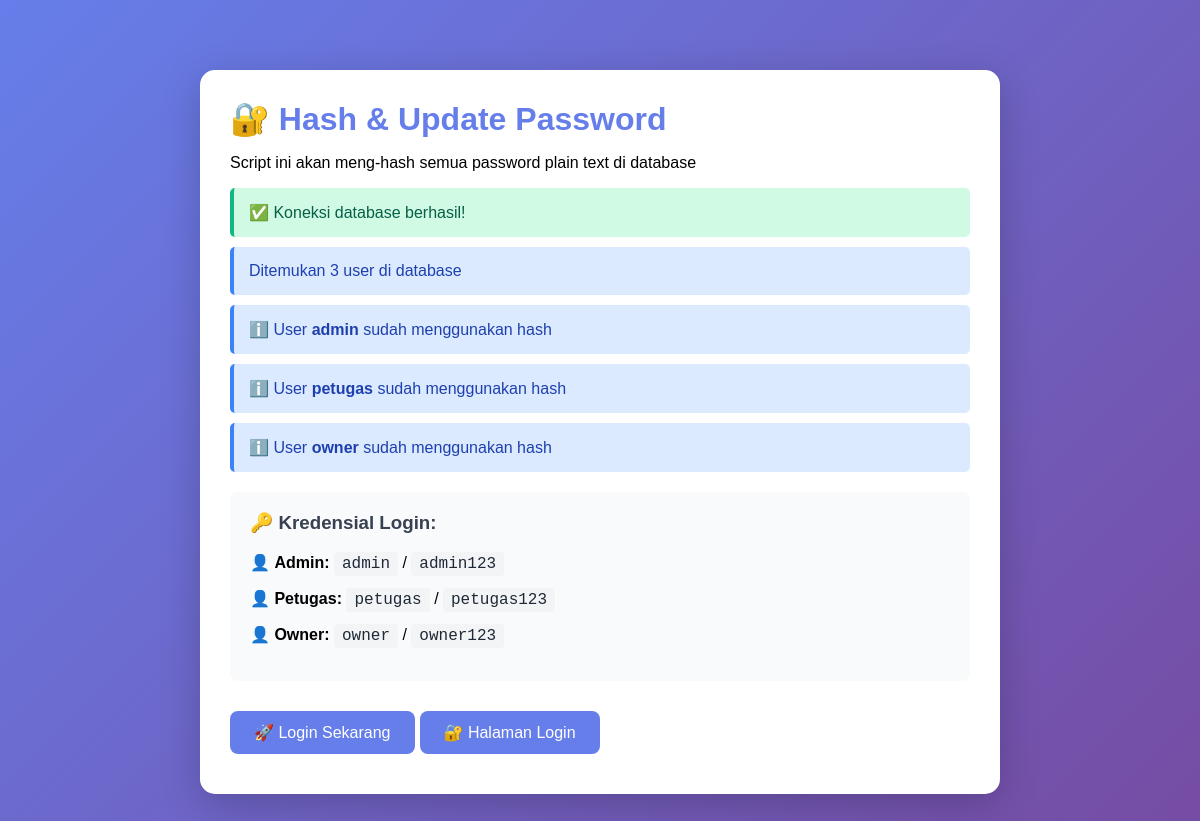
The app's page /hash_and_update.php with its own data.
### tables this page shows
CREATE TABLE `tb_user` (
  `id_user` int(11) NOT NULL AUTO_INCREMENT,
  `nama_lengkap` varchar(50) NOT NULL,
  `username` varchar(50) NOT NULL,
  `password` varchar(100) NOT NULL,
  `role` enum('admin','petugas','owner') NOT NULL,
  `status_aktif` tinyint(1) DEFAULT 1,
  `created_at` timestamp NULL DEFAULT CURRENT_TIMESTAMP,
  `updated_at` timestamp NULL DEFAULT CURRENT_TIMESTAMP ON UPDATE CURRENT_TIMESTAMP,
  PRIMARY KEY (`id_user`),
  UNIQUE KEY `username` (`username`)
);

### hash_and_update.php (the view, shortened to what this page needs)
<!DOCTYPE html>
<html lang="id">
<head>
</head>
<body>
    <div class="container">
        <h1>🔐 Hash & Update Password</h1>
        <p>Script ini akan meng-hash semua password plain text di database</p>
        <?php
        $host = "localhost";
        $db_name = "parkir_wisnu_db";
        $db_username = "root";
        $db_password = "";
        try {
            $conn = new PDO("mysql:host=$host;dbname=$db_name", $db_username, $db_password);
            $conn->setAttribute(PDO::ATTR_ERRMODE, PDO::ERRMODE_EXCEPTION);
            echo '<div class="success">✅ Koneksi database berhasil!</div>';
            $stmt = $conn->query("SELECT * FROM tb_user");
            $users = $stmt->fetchAll(PDO::FETCH_ASSOC);
            echo '<div class="info">Ditemukan ' . count($users) . ' user di database</div>';
            $updated = 0;
            foreach($users as $user) {
                if (substr($user['password'], 0, 4) !== '$2y$') {
                    $plain_password = $user['password'];
                    $hashed_password = password_hash($plain_password, PASSWORD_DEFAULT);
                    $update_stmt = $conn->prepare("UPDATE tb_user SET password = ? WHERE username = ?");
                    $update_stmt->execute([$hashed_password, $user['username']]);
                    echo '<div class="success">';
                    echo '✅ User <strong>' . $user['username'] . '</strong> berhasil di-hash!<br>';
                    echo 'Password: <code>' . $plain_password . '</code><br>';
                    echo 'Hash: <code>' . substr($hashed_password, 0, 40) . '...</code>';
                    echo '</div>';
                    $updated++;
                } else {
                    echo '<div class="info">';
                    echo 'ℹ️ User <strong>' . $user['username'] . '</strong> sudah menggunakan hash';
                    echo '</div>';
                }
            }
            echo '<div class="credentials">';
            echo '<h3>🔑 Kredensial Login:</h3>';
            $stmt = $conn->query("SELECT username, role FROM tb_user ORDER BY role");
            $all_users = $stmt->fetchAll(PDO::FETCH_ASSOC);
            foreach($all_users as $u) {
                $default_pass = $u['username'] . '123';
                echo '<p>👤 <strong>' . ucfirst($u['role']) . ':</strong> ';
                echo '<code>' . $u['username'] . '</code> / <code>' . $default_pass . '</code></p>';
            }
            echo '</div>';
            echo '<a href="index.php" class="btn">🚀 Login Sekarang</a>';
            echo '<a href="auth/login.php" class="btn">🔐 Halaman Login</a>';
        } catch(PDOException $e) {
            echo '<div class="error">❌ Error: ' . $e->getMessage() . '</div>';
            if (strpos($e->getMessage(), 'Unknown database') !== false) {
                echo '<div class="info">';
                echo '<h3>Database belum dibuat!</h3>';
                echo '<p><strong>Langkah-langkah:</strong></p>';
                echo '<ol>';
                echo '<li>Buka <a href="http://localhost/phpmyadmin" target="_blank">phpMyAdmin</a></li>';
                echo '<li>Buat database baru: <code>parkir_wisnu_db</code></li>';
                echo '<li>Import file <code>database.sql</code></li>';
                echo '<li>Refresh halaman ini</li>';
                echo '</ol>';
                echo '</div>';
            }
        }
        ?>
    </div>
</body>
</html>

### hash_and_update.php (style rules this page uses)
body { font-family: Arial, sans-serif; max-width: 800px; margin: 50px auto; padding: 20px; background: linear-gradient(135deg, #667eea 0%, #764ba2 100%); }
.container { background: white; padding: 30px; border-radius: 15px; box-shadow: 0 10px 40px rgba(0,0,0,0.2); }
h1 { color: #667eea; margin: 0 0 10px 0; }
.success { background: #d1fae5; color: #065f46; padding: 15px; border-radius: 5px; margin: 10px 0; border-left: 4px solid #10b981; }
.info { background: #dbeafe; color: #1e40af; padding: 15px; border-radius: 5px; margin: 10px 0; border-left: 4px solid #3b82f6; }
.credentials { background: #f9fafb; padding: 20px; border-radius: 8px; margin: 20px 0; }
.credentials h3 { margin-top: 0; color: #374151; }
code { background: #f3f4f6; padding: 3px 8px; border-radius: 4px; font-family: 'Courier New', monospace; color: #1f2937; }
.btn { display: inline-block; padding: 12px 24px; background: #667eea; color: white; text-decoration: none; border-radius: 8px; margin: 10px 5px 10px 0; font-weight: 500; }

### records on screen
tb_user: username "admin", role "Admin", username "admin123"
tb_user: username "petugas", role "Petugas", username "petugas123"
tb_user: username "owner", role "Owner", username "owner123"

### other values on screen
count($users) "3"
